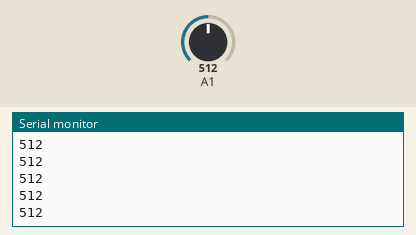
Bench run of a sketch on a simulated Arduino Uno, built with avr-gcc and run on an emulated ATmega328P. Shown: the last lines printed to the serial monitor. Inputs (shaded band) come from the test bench; at power-on: A1 = 512.

Above: at 1.2 s.
1.3 s: A1 set to 716
At 2.4 s:
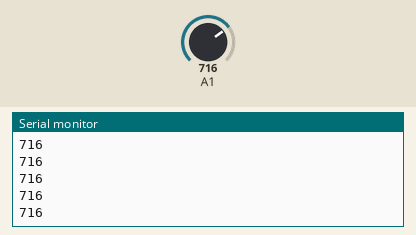
2.8 s: A1 set to 900
At 3.9 s:
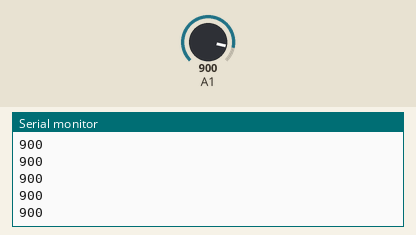
Timing chart, 0 to 5.8 s (numbered marks = the images above; inputs shaded):
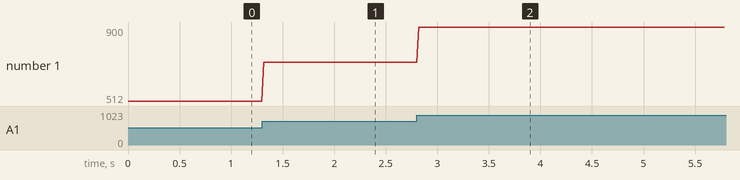

Measured:
- after the input at 1.3 s, the serial monitor: prints a new line at once (image 1)
- after the input at 2.8 s, the serial monitor: prints a new line at once (image 2)
- plotted number 1: 512 → 716 after the input at 1.3 s, 716 → 900 after the input at 2.8 s

The sketch:

teste_hidrogenio.ino
```cpp
   /*
  modified on Sep 28, 2020
  Modified by MohammedDamirchi from Arduino Examples
  Home
*/

// the setup routine runs once when you press reset:
void setup() {
  // initialize serial communication at 9600 bits per second:
  Serial.begin(115200);
}

// the loop routine runs over and over again forever:
void loop() {
  // read the input on analog pin 0:
  int sensorValue = analogRead(15);
  // print out the value you read:
  Serial.println(sensorValue);
  delay(20);
}
```
